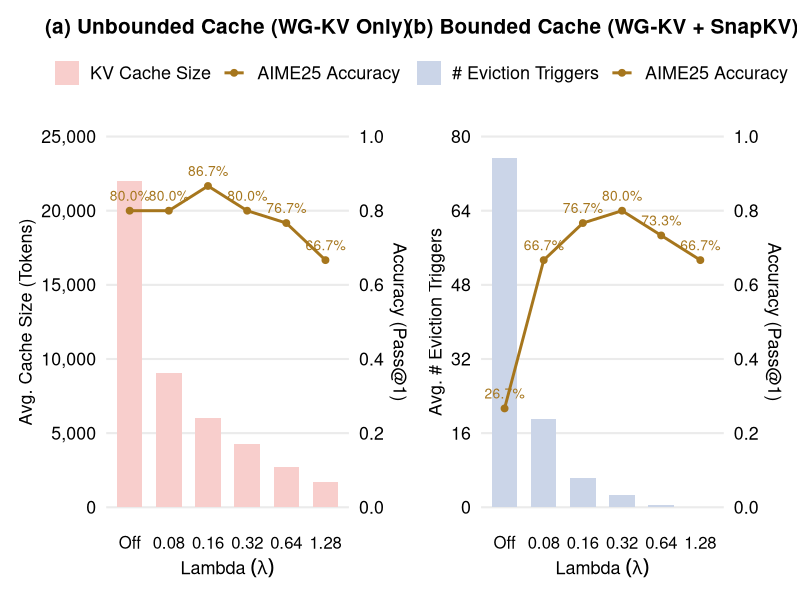

The R script that drew this image:
library(tidyverse)
library(patchwork)

make_bar_line_plot <- function(data, title, metric_col, left_label, bar_legend_label, bar_fill, left_ticks) {
  scale_factor <- max(left_ticks)

  data <- data %>%
    mutate(
      accuracy_scaled = accuracy * scale_factor,
      accuracy_label = scales::label_percent(accuracy = 0.1)(accuracy)
    )

  ggplot(data, aes(x = lambda)) +
    geom_col(
      aes(y = .data[[metric_col]], colour = bar_legend_label),
      width = 0.65,
      fill = bar_fill,
      linewidth = 0
    ) +
    geom_line(
      aes(y = accuracy_scaled, colour = "AIME25 Accuracy", group = 1),
      linewidth = 1
    ) +
    geom_point(
      aes(y = accuracy_scaled, colour = "AIME25 Accuracy"),
      size = 2
    ) +
    geom_text(
      aes(y = accuracy_scaled, label = accuracy_label, colour = "AIME25 Accuracy"),
      vjust = -1,
      size = 3.5,
      show.legend = FALSE
    ) +
    scale_colour_manual(
      values = c(setNames(bar_fill, bar_legend_label), "AIME25 Accuracy" = "#a6761d"),
      breaks = c(bar_legend_label, "AIME25 Accuracy"),
      name = NULL
    ) +
    scale_y_continuous(
      name = left_label,
      limits = c(0, scale_factor),
      breaks = left_ticks,
      labels = scales::label_comma(accuracy = 1),
      sec.axis = sec_axis(
        ~ . / scale_factor,
        name = "Accuracy (Pass@1)",
        breaks = seq(0, 1, 0.2),
        labels = scales::label_number(accuracy = 0.1)
      )
    ) +
    labs(
      x = expression("Lambda"~(lambda)),
      title = title
    ) +
    theme_minimal(base_size = 16) +
    theme(
      plot.title = element_text(size = 15, hjust = 0.5, face = "bold"),
      axis.title.x = element_text(size = 13),
      axis.text.x = element_text(size = 12, colour = "black"),
      axis.title.y = element_text(size = 13, color = "black"),
      axis.text.y = element_text(color = "black"),
      legend.position = "top",
      legend.text = element_text(size = 13),
      panel.grid.minor = element_blank(),
      panel.grid.major.x = element_blank()
    )
}

plot_a <- read_csv("data/snapkv_no.csv") %>%
  mutate(lambda = fct_inorder(lambda)) %>%
  make_bar_line_plot(
    "(a) Unbounded Cache (WG-KV Only)",
    "avg_kv",
    "Avg. Cache Size (Tokens)",
    "KV Cache Size",
    "#f8cecc",
    c(0, 5000, 10000, 15000, 20000, 25000)
  )

plot_b <- read_csv("data/snapkv_4096.csv") %>%
  mutate(lambda = fct_inorder(lambda)) %>%
  make_bar_line_plot(
    "(b) Bounded Cache (WG-KV + SnapKV)",
    "num_evict",
    "Avg. # Eviction Triggers",
    "# Eviction Triggers",
    "#cbd5e8",
    c(0, 16, 32, 48, 64, 80)
  )

fig <- plot_a + plot_b + plot_layout(ncol = 2)

ggsave("snapkv.pdf", fig, width = 9, height = 4, units = "in")
